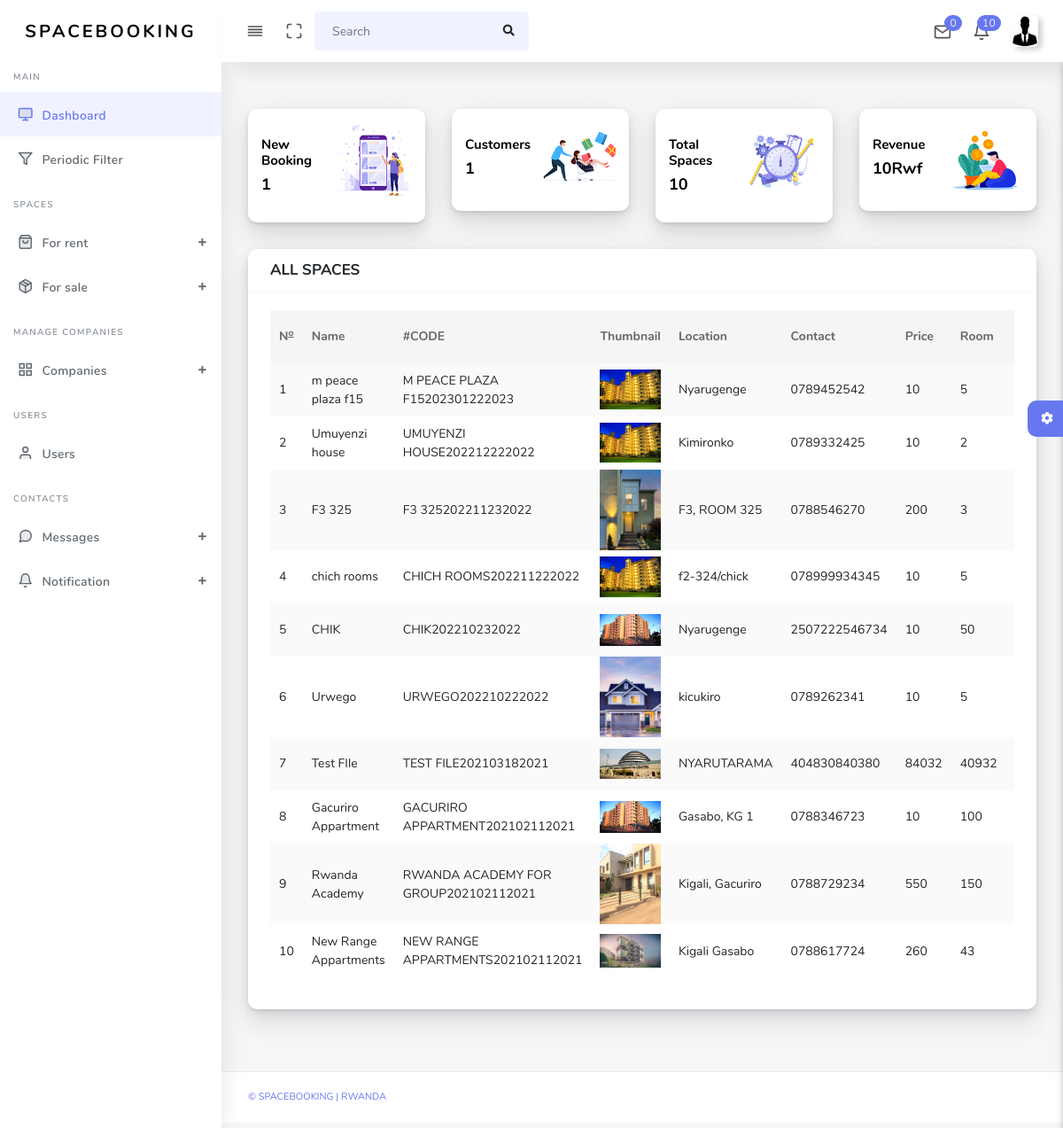
/admin/index (signed in), run on the app's committed database.
### tables this page shows
CREATE TABLE `offices` (
  `id` int(11) NOT NULL,
  `name` varchar(100) NOT NULL,
  `location` varchar(100) DEFAULT NULL,
  `contact` varchar(100) DEFAULT NULL,
  `price` int(11) DEFAULT NULL,
  `rooms` varchar(100) NOT NULL,
  `propertyId` varchar(255) NOT NULL,
  `area` varchar(100) NOT NULL,
  `descriptions` varchar(255) NOT NULL,
  `status` varchar(100) NOT NULL,
  `saleStatus` varchar(100) NOT NULL,
  `thumnail` varchar(255) DEFAULT NULL,
  `photo1` varchar(255) DEFAULT NULL,
  `photo2` varchar(255) DEFAULT NULL,
  `photo3` varchar(255) DEFAULT NULL,
  `companyId` int(11) NOT NULL
);

### admin/index.php (the view, shortened to what this page needs)
<!DOCTYPE html>
<html lang="en">
<head>
  <link rel="stylesheet" href="assets/css/app.min.css">
    <link rel="stylesheet" href="assets/bundles/datatables/datatables.min.css">
  <link rel="stylesheet" href="assets/bundles/datatables/DataTables-1.10.16/css/dataTables.bootstrap4.min.css">
  <link rel="stylesheet" href="assets/css/style.css">
  <link rel="stylesheet" href="assets/css/components.css">
  <link rel="stylesheet" href="assets/css/custom.css">
</head>
<body>
  <div id="app">
    <div class="main-wrapper main-wrapper-1">
      <div class="navbar-bg"></div>
      <?php
      include 'includes/header.php';
      include 'includes/left_nav.php';
       ?>
      <div class="main-content">
        <section class="section">
          <div class="section-body">
            <?php
              $qs = mysqli_query($conn,"SELECT *FROM customers WHERE reserveStatus = 'SUCCESS'");
              $f = mysqli_num_rows($qs);
            ?>
            <div class="row">
                <div class="col-xl-3 col-lg-6 col-md-6 col-sm-6 col-xs-12">
                <div class="card">
                  <div class="card-statistic-4">
                    <div class="align-items-center justify-content-between">
                      <div class="row ">
                        <div class="col-lg-6 col-md-6 col-sm-6 col-xs-6 pr-0 pt-3">
                          <div class="card-content">
                            <h5 class="font-15">New Booking</h5>
                            <h2 class="mb-3 font-18"><?= $f;?></h2>
                          </div>
                        </div>
                        <div class="col-lg-6 col-md-6 col-sm-6 col-xs-6 pl-0">
                          <div class="banner-img">
                            <img src="assets/img/banner/1.png" alt="">
                          </div>
                        </div>
                      </div>
                    </div>
                  </div>
                </div>
              </div>
              <div class="col-xl-3 col-lg-6 col-md-6 col-sm-6 col-xs-12">
                <div class="card">
                  <div class="card-statistic-4">
                    <div class="align-items-center justify-content-between">
                      <div class="row ">
                        <div class="col-lg-6 col-md-6 col-sm-6 col-xs-6 pr-0 pt-3">
                          <div class="card-content">
                            <?php
                              $fd = mysqli_query($conn,"SELECT *FROM customers");
                              $fe1= mysqli_num_rows($fd);
                            ?>
                            <h5 class="font-15"> Customers</h5>
                            <h2 class="mb-3 font-18"><?= $fe1?></h2>
                          </div>
                        </div>
                        <div class="col-lg-6 col-md-6 col-sm-6 col-xs-6 pl-0">
                          <div class="banner-img">
                            <img src="assets/img/banner/2.png" alt="">
                          </div>
                        </div>
                      </div>
                    </div>
                  </div>
                </div>
              </div>
              <div class="col-xl-3 col-lg-6 col-md-6 col-sm-6 col-xs-12">
                <div class="card">
                  <div class="card-statistic-4">
                    <div class="align-items-center justify-content-between">
                      <div class="row ">
                        <div class="col-lg-6 col-md-6 col-sm-6 col-xs-6 pr-0 pt-3">
                          <div class="card-content">
                            <h5 class="font-15">Total Spaces</h5>
                            <?php
                             $spa = mysqli_query($conn, "SELECT COUNT(id) as totaloffices FROM offices") or die(mysqli_error($conn));
                             $ffspace = mysqli_fetch_array($spa)
                            ?>
                            <h2 class="mb-3 font-18"><?= $ffspace['totaloffices']?></h2>
                          </div>
                        </div>
                        <div class="col-lg-6 col-md-6 col-sm-6 col-xs-6 pl-0">
                          <div class="banner-img">
                            <img src="assets/img/banner/3.png" alt="">
                          </div>
                        </div>
                      </div>
                    </div>
                  </div>
                </div>
              </div>
              <div class="col-xl-3 col-lg-6 col-md-6 col-sm-6 col-xs-12">
                <div class="card">
                  <div class="card-statistic-4">
                    <div class="align-items-center justify-content-between">
                      <div class="row ">
                        <div class="col-lg-6 col-md-6 col-sm-6 col-xs-6 pr-0 pt-3">
                          <div class="card-content">
                            <h5 class="font-15">Revenue</h5>
                            <?php
                              $findRev = mysqli_query($conn,"SELECT SUM(offices.price) as summation FROM offices,customers WHERE offices.id = customers.offId") or die(mysqli_error($conn));
                              $rev = mysqli_fetch_array($findRev);
                            ?>
                            <h2 class="mb-3 font-18"> <?= $rev['summation']?>Rwf</h2>
                          </div>
                        </div>
                        <div class="col-lg-6 col-md-6 col-sm-6 col-xs-6 pl-0">
                          <div class="banner-img">
                            <img src="assets/img/banner/4.png" alt="">
                          </div>
                        </div>
                      </div>
                    </div>
                  </div>
                </div>
              </div>
              <div class="col-xl-12 col-lg-12 col-md-12 col-sm-12 col-xs-12">
                <div class="card">
                  <div class="card-header">
                    <h4>ALL SPACES</h4>
                  </div>
                  <div class="card-body">
                    <div class="table-responsive">
                    <table class="table table-striped table-hover" id="tableExport" style="width:100%;">
                        <thead>
                        <tr>
                            <th>N<sup><u>o</u></sup></th>
                            <th>Name</th>
                            <th>#CODE</th>
                            <th>Thumbnail</th>
                            <th>Location</th>
                            <th>Contact</th>
                            <th>Price</th>
                            <th>Room</th>
                            <th>Area</th>
                        </tr>
                        </thead>
                        <tbody>
                        <?php
                            $id =
                            $query = mysqli_query($conn,"SELECT *FROM offices ORDER BY id DESC") or die(mysqli_error($conn));
                            if (mysqli_num_rows($query)>0) {
                                $counter = 1;
                                while ($rows = mysqli_fetch_array($query)) {
                                   ?>
                                        <tr>
                                            <td><?= $counter;?></td>
                                            <td><?= $rows['name'];?></td>
                                            <td><?= $rows['propertyId'];?></td>
                                            <td><img src="media/spaceImages/<?= $rows['thumnail'];?>" class="img img-fluid" width="100" alt=""></td>
                                            <td><?= $rows['location'];?></td>
                                            <td><?= $rows['contact'];?></td>
                                            <td><?= $rows['price'];?></td>
                                            <td><?= $rows['rooms'];?></td>
                                            <td><?= $rows['area'];?></td>
                                        </tr>
                                   <?php
                                $counter++;}
                            }
                        ?>
                        </tbody>
                    </table>
                    </div>
                  </div>
                </div>
              </div>
            </div>
        </section>
        <?php include'includes/settings.php' ?>
      </div>
      <footer class="main-footer">
        <div class="footer-left">
          <a href="">&copy SpaceBooking | Rwanda</a></a>
        </div>
      </footer>
    </div>
  </div>
</body>
</html>

### data on the page
offices: name "m peace plaza f15", propertyId "M PEACE PLAZA F15202301222023", thumnail (picture), location "Nyarugenge", contact "0789452542", price "10", rooms "5"
offices: name "Umuyenzi house", propertyId "UMUYENZI HOUSE202212222022", thumnail (picture), location "Kimironko", contact "0789332425", price "10", rooms "2"
offices: name "F3 325", propertyId "F3 325202211232022", thumnail (picture), location "F3, ROOM 325", contact "0788546270", price "200", rooms "3"
offices: name "chich rooms", propertyId "CHICH ROOMS202211222022", thumnail (picture), location "f2-324/chick", contact "078999934345", price "10", rooms "5"
offices: name "CHIK", propertyId "CHIK202210232022", thumnail (picture), location "Nyarugenge", contact "2507222546734", price "10", rooms "50"
offices: name "Urwego", propertyId "URWEGO202210222022", thumnail (picture), location "kicukiro", contact "0789262341", price "10", rooms "5"
offices: name "Test FIle", propertyId "TEST FILE202103182021", thumnail (picture), location "NYARUTARAMA", contact "404830840380", price "84032", rooms "40932"
offices: name "Gacuriro Appartment", propertyId "GACURIRO APPARTMENT202102112021", thumnail (picture), location "Gasabo, KG 1", contact "0788346723", price "10", rooms "100"
offices: name "Rwanda Academy", propertyId "RWANDA ACADEMY FOR GROUP202102112021", thumnail (picture), location "Kigali, Gacuriro", contact "0788729234", price "550", rooms "150"
offices: name "New Range Appartments", propertyId "NEW RANGE APPARTMENTS202102112021", thumnail (picture), location "Kigali Gasabo", contact "0788617724", price "260", rooms "43"

### other printed values
$total "10"
$f "1"
$fe1 "1"
$ffspace['totaloffices'] "10"
$rev['summation'] "10"
